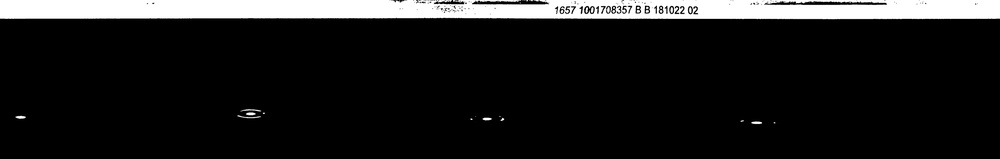
#> input picture pyQt5/检查圆心求出半径/bestimg.jpg, 1000 x 159 px, shrunk from 5925 x 943 before the run
$ python '图片裁剪拼接.py'
#> lines starting #> are read from the running program, lines starting #| are printed output that depends on the picture
import cv2

src=cv2.imread('bestimg.jpg',cv2.IMREAD_GRAYSCALE)
#> src is the input picture: shape (159, 1000); min 0, max 255, mean 28.3
cv2.imshow('grayscale',src)
h,w=src.shape
#> h = 159; w = 1000
src1=src[:,0:300]
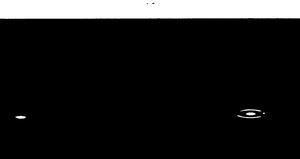
#> src1: shape (159, 300); min 0, max 255, mean 30.2
src2=src[:,300:w]
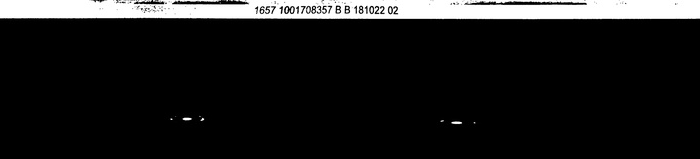
#> src2: shape (159, 700); min 0, max 255, mean 27.4
cv2.imshow('src1',src1)
cv2.imshow('src2',src2)


cv2.waitKey()
cv2.destroyAllWindows()

$ run again, with pyQt5/检查圆心求出半径/09_30_13.jpg copied over pyQt5/检查圆心求出半径/bestimg.jpg
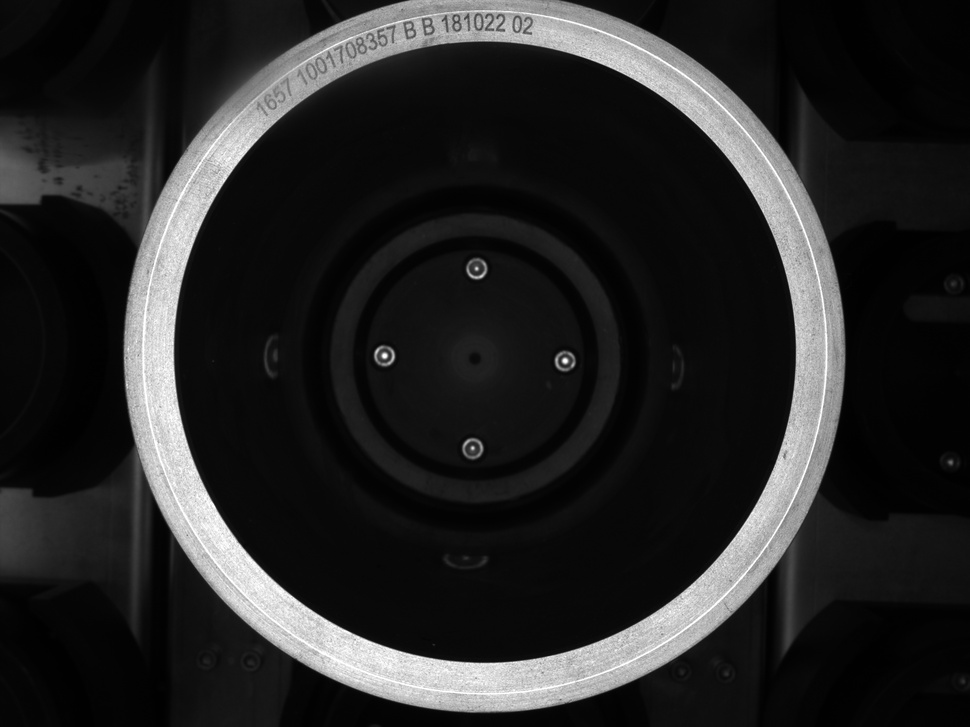
#> input picture pyQt5/检查圆心求出半径/09_30_13.jpg, 970 x 727 px, shrunk from 2592 x 1944 before the run
#> src is the input picture: shape (727, 970); min 0, max 255, mean 38.1
#> `src1=src[:,0:300]`:
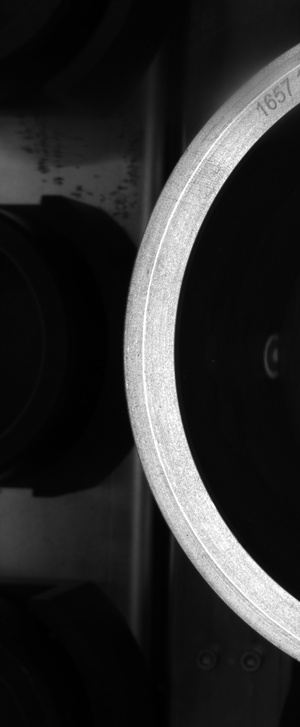
#> src1: shape (727, 300); min 0, max 255, mean 42.9
#> `src2=src[:,300:w]`:
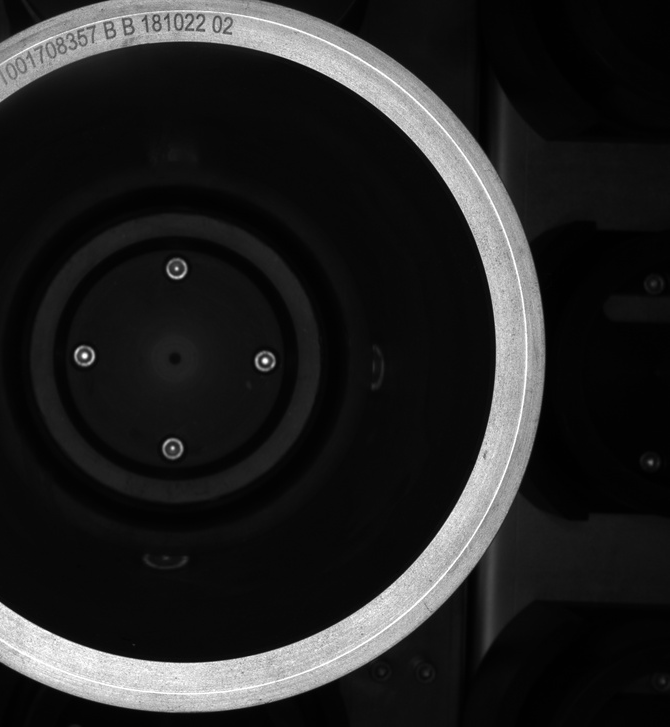
#> src2: shape (727, 670); min 0, max 255, mean 35.9
